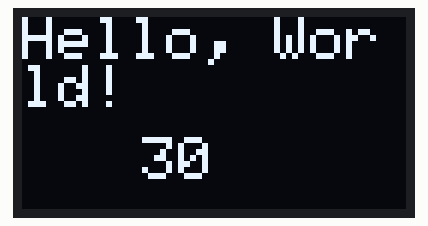
Bench run of a sketch on a simulated Arduino Uno, built with avr-gcc and run on an emulated ATmega328P. Shown: 128×64 one-colour display.

Above: at 0.21 s.
At 5.2 s:
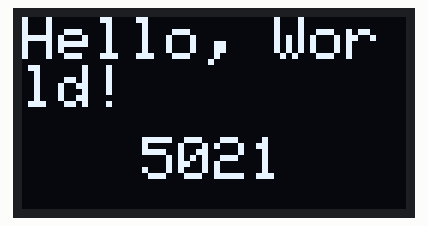
At 10.2 s:
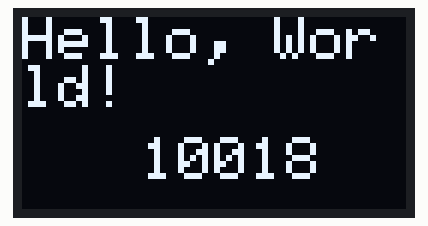
At 19.93 s:
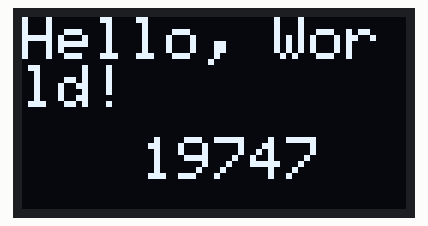
At 29.66 s:
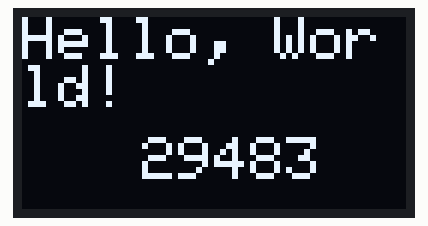
At 39.71 s:
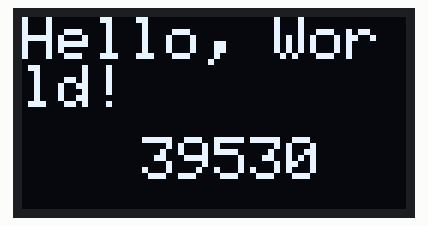

The sketch:

drawText.ino
```cpp
#include <Wire.h>
#include <Adafruit_GFX.h>
#include <Adafruit_SSD1306.h>

#define SCREEN_WIDTH 128 // pixels
#define SCREEN_HEIGHT 64 // pixels

Adafruit_SSD1306 display(SCREEN_WIDTH, SCREEN_HEIGHT);

void setup() {
    display.begin(SSD1306_SWITCHCAPVCC, 0x3C); //0x3C is screen address
}

void loop() {

    display.clearDisplay();
    display.setTextSize(2);
    display.setTextColor(SSD1306_WHITE);
    display.setCursor(0, 0);
    display.print("Hello, World!");
    display.setCursor(40, 40);
    display.print(millis());
    display.display();
}
```
